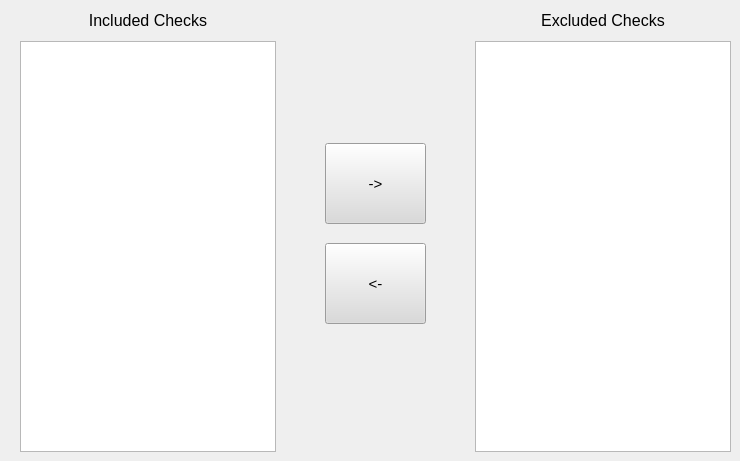
    <widget class="QWidget" name="tab_2">
     <property name="autoFillBackground">
      <bool>false</bool>
     </property>
     <attribute name="title">
      <string>Locations</string>
     </attribute>
     <widget class="QLabel" name="label_7">
      <property name="geometry">
       <rect>
        <x>20</x>
        <y>5</y>
        <width>256</width>
        <height>31</height>
       </rect>
      </property>
      <property name="sizePolicy">
       <sizepolicy hsizetype="Fixed" vsizetype="Fixed">
        <horstretch>0</horstretch>
        <verstretch>0</verstretch>
       </sizepolicy>
      </property>
      <property name="minimumSize">
       <size>
        <width>75</width>
        <height>23</height>
       </size>
      </property>
      <property name="font">
       <font>
        <pointsize>12</pointsize>
        <italic>false</italic>
        <bold>false</bold>
       </font>
      </property>
      <property name="frameShape">
       <enum>QFrame::NoFrame</enum>
      </property>
      <property name="frameShadow">
       <enum>QFrame::Plain</enum>
      </property>
      <property name="text">
       <string>Included Checks</string>
      </property>
      <property name="textFormat">
       <enum>Qt::PlainText</enum>
      </property>
      <property name="alignment">
       <set>Qt::AlignCenter</set>
      </property>
      <property name="wordWrap">
       <bool>false</bool>
      </property>
     </widget>
     <widget class="QLabel" name="label_8">
      <property name="geometry">
       <rect>
        <x>475</x>
        <y>5</y>
        <width>256</width>
        <height>31</height>
       </rect>
      </property>
      <property name="sizePolicy">
       <sizepolicy hsizetype="Fixed" vsizetype="Fixed">
        <horstretch>0</horstretch>
        <verstretch>0</verstretch>
       </sizepolicy>
      </property>
      <property name="minimumSize">
       <size>
        <width>75</width>
        <height>23</height>
       </size>
      </property>
      <property name="font">
       <font>
        <pointsize>12</pointsize>
        <italic>false</italic>
        <bold>false</bold>
       </font>
      </property>
      <property name="frameShape">
       <enum>QFrame::NoFrame</enum>
      </property>
      <property name="frameShadow">
       <enum>QFrame::Plain</enum>
      </property>
      <property name="text">
       <string>Excluded Checks</string>
      </property>
      <property name="textFormat">
       <enum>Qt::PlainText</enum>
      </property>
      <property name="alignment">
       <set>Qt::AlignCenter</set>
      </property>
      <property name="wordWrap">
       <bool>false</bool>
      </property>
     </widget>
     <widget class="QPushButton" name="excludeButton">
      <property name="geometry">
       <rect>
        <x>325</x>
        <y>143</y>
        <width>101</width>
        <height>81</height>
       </rect>
      </property>
      <property name="font">
       <font>
        <pointsize>11</pointsize>
        <bold>false</bold>
       </font>
      </property>
      <property name="autoFillBackground">
       <bool>false</bool>
      </property>
      <property name="styleSheet">
       <string notr="true">background-color: rgb(218, 218, 218);</string>
      </property>
      <property name="text">
       <string>-&gt;</string>
      </property>
     </widget>
     <widget class="QPushButton" name="includeButton">
      <property name="geometry">
       <rect>
        <x>325</x>
        <y>243</y>
        <width>101</width>
        <height>81</height>
       </rect>
      </property>
      <property name="font">
       <font>
        <pointsize>11</pointsize>
        <bold>false</bold>
       </font>
      </property>
      <property name="autoFillBackground">
       <bool>false</bool>
      </property>
      <property name="styleSheet">
       <string notr="true">background-color: rgb(218, 218, 218);</string>
      </property>
      <property name="text">
       <string>&lt;-</string>
      </property>
     </widget>
     <widget class="QListWidget" name="listWidget">
      <property name="geometry">
       <rect>
        <x>20</x>
        <y>41</y>
        <width>256</width>
        <height>411</height>
       </rect>
      </property>
      <property name="font">
       <font>
        <pointsize>9</pointsize>
       </font>
      </property>
      <property name="frameShape">
       <enum>QFrame::StyledPanel</enum>
      </property>
      <property name="frameShadow">
       <enum>QFrame::Sunken</enum>
      </property>
      <property name="alternatingRowColors">
       <bool>false</bool>
      </property>
      <property name="selectionMode">
       <enum>QAbstractItemView::ExtendedSelection</enum>
      </property>
      <property name="uniformItemSizes">
       <bool>true</bool>
      </property>
      <property name="sortingEnabled">
       <bool>true</bool>
      </property>
     </widget>
     <widget class="QListWidget" name="listWidget_2">
      <property name="geometry">
       <rect>
        <x>475</x>
        <y>41</y>
        <width>256</width>
        <height>411</height>
       </rect>
      </property>
      <property name="font">
       <font>
        <pointsize>9</pointsize>
       </font>
      </property>
      <property name="alternatingRowColors">
       <bool>false</bool>
      </property>
      <property name="selectionMode">
       <enum>QAbstractItemView::ExtendedSelection</enum>
      </property>
      <property name="uniformItemSizes">
       <bool>true</bool>
      </property>
      <property name="sortingEnabled">
       <bool>true</bool>
      </property>
     </widget>
    </widget>
